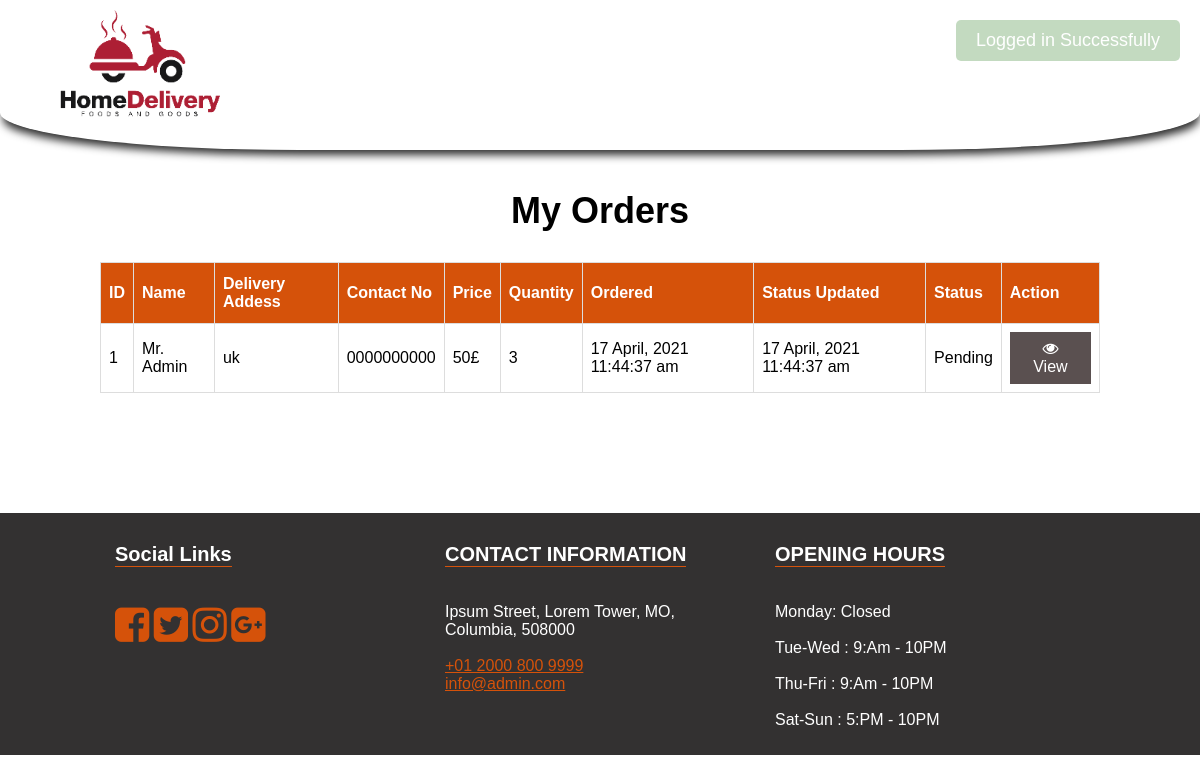
Screenshot of /order.php (signed in) with the database file from the repository.
### tables this page shows
CREATE TABLE `orders` (
  `id` int(11) NOT NULL,
  `user_id` int(11) NOT NULL,
  `delivery_address` text NOT NULL,
  `contact_no` varchar(20) NOT NULL,
  `full_name` varchar(255) NOT NULL,
  `payment_option` varchar(255) NOT NULL,
  `order_total_amount` varchar(100) NOT NULL,
  `order_total_quantity` int(11) NOT NULL,
  `status` enum('Pending','Processing','Picked','Shipped','Delivered','Cancelled') NOT NULL DEFAULT 'Pending',
  `created` datetime NOT NULL DEFAULT CURRENT_TIMESTAMP,
  `updated` datetime NOT NULL DEFAULT CURRENT_TIMESTAMP
);

CREATE TABLE `settings` (
  `id` int(11) NOT NULL,
  `about_title` text NOT NULL,
  `about_detail` text NOT NULL,
  `about_img` varchar(255) NOT NULL,
  `fb_link` varchar(255) NOT NULL,
  `tw_link` varchar(255) NOT NULL,
  `ins_link` varchar(255) NOT NULL,
  `gplus_link` varchar(255) NOT NULL,
  `contact_info` text NOT NULL,
  `opening_hours` text NOT NULL,
  `currency` enum('GBP','USD','EURO') NOT NULL DEFAULT 'GBP'
);

### functions/flash.php (called while the page is built, shortened)
<?php
class FlashMessage {
    public static function render($var) {
        $messages = $_SESSION[$var];
        return $messages;
    }
}
?>

### order.php (the view, shortened to what this page needs)
<?php
include 'functions/flash.php';
$flash = new \FlashMessage();
include 'includes/header.php';
$sql = "SELECT * FROM orders WHERE user_id = '".$_SESSION['logged_in_id']."' ORDER BY id DESC";
$result = $conn->query($sql);
?>
	<section class="inner-page-sec">
		<div class="container">
			<h1>My Orders</h1>
			<div style="overflow-x:auto;">
				<table class="custom-tbl">
					<thead>
						<tr>
							<th>ID</th>
							<th>Name</th>
							<th>Delivery Addess</th>
							<th>Contact No</th>
							<th>Price</th>
							<th>Quantity</th>
							<th>Ordered</th>
							<th>Status Updated</th>
							<th>Status</th>
							<th>Action</th>
						</tr>
					</thead>
					<tbody>
						<?php
						if ($result->num_rows > 0) {
							while($row = $result->fetch_assoc()){
						?>
						<tr>
							<td><?php echo $row['id']?></td>
							<td><?php echo $row['full_name']?></td>
							<td><?php echo $row['delivery_address']?></td>
							<td><?php echo $row['contact_no']?></td>
							<td><?php echo $row['order_total_amount']?><?php echo $currency_format[$rowS['currency']];?></td>
							<td><?php echo $row['order_total_quantity']?></td>
							<td><?php
								$created = strtotime( $row['created'] );
								echo date('d F, Y h:i:s a', $created);
								?></td>
							<td><?php
								$updated = strtotime( $row['updated'] );
								echo date('d F, Y h:i:s a', $updated);
								?></td>
							<td><?php echo $row['status']?></td>
							<td>
								<a href="order-detail.php?id=<?php echo $row['id']?>" class="view-icon"><i class="fa fa-eye" aria-hidden="true"></i> View</a>
							</td>
						</tr>
						<?php } } else { ?>
							<tr>
								<td colspan="10">No Order Found!</td>
							</tr>
						<?php }  ?>
					</tbody>
				</table>
			</div>
		</div>
	</section>
<?php include 'includes/footer.php'; ?>

### includes/footer.php (shortened to what this page needs)
<footer>
	<div class="container">
		<div class="col-1">
			<h3>Social Links</h3>
			<ul>
				<li><a href="<?php echo $rowS['fb_link'];?>"><i class="fa fa-facebook-square" aria-hidden="true"></i></a></li>
				<li><a href="<?php echo $rowS['tw_link'];?>"><i class="fa fa-twitter-square" aria-hidden="true"></i></a></li>
				<li><a href="<?php echo $rowS['ins_link'];?>"><i class="fa fa-instagram" aria-hidden="true"></i></a></li>
				<li><a href="<?php echo $rowS['gplus_link'];?>"><i class="fa fa-google-plus-square" aria-hidden="true"></i></a></li>
			</ul>
		</div>
		<div class="col-1">
			<h3>CONTACT INFORMATION</h3>
			<p>
				<?php echo $rowS['contact_info'];?>
			</p>
		</div>
		<div class="col-1">
			<h3>OPENING HOURS</h3>
			<p>
				<?php echo $rowS['opening_hours'];?>
			</p>
		</div>
	</div>
</footer>
</div>
<?php
$nmsg=$flash->render('notification_msg');
$ntype=$flash->render('notification_type');
$str = "";
if($nmsg){
	$str .= '<div class="notificaton-msg msg-'.$ntype.'" style="top:20px;">';
    $str .= $nmsg;
	$str .= '</div>';
}
echo $str;
?>
</body>
</html>

### css/main.css (style rules this page uses)
body { margin: 0; font-family: Arial, Helvetica, sans-serif; }
footer { background-color: #333131; color: #fff; }
footer .container { max-width: 1000px; width: 100%; margin: 0px auto; }
footer .container .col-1 { float: left; width: 30%; padding: 10px 15px; }
footer .container .col-1 a { color: #d5520a; }
footer .container .col-1 h3 { text-align: left; font-size: 20px; border-bottom: 1px solid #d5530c; display: inline-block; }
footer .container .col-1 ul { padding: 0px; list-style: none; }
footer .container .col-1 ul li { display: inline-block; }
footer .container .col-1 ul li a { font-size: 40px; color: #d5520a; }
.inner-page-sec { padding-top: 150px; padding-bottom: 80px; }
.inner-page-sec .container { max-width: 1000px; width: 100%; margin: 40px auto; }
.inner-page-sec .container h1 { text-align: center; font-size: 36px; }
.notificaton-msg { position: fixed; top: 20px; right: 20px; z-index: 99999999; background-color: #4e4242; color: #fff; padding: 10px 20px 10px; border-radius: 5px; font-size: 18px; font-weight: 100; font-family: sans-serif; }
.notificaton-msg.msg-success { background-color: #63a05c; color: #fff; }
.custom-tbl { font-family: Arial, Helvetica, sans-serif; border-collapse: collapse; width: 100%; }
.custom-tbl td, .custom-tbl th { border: 1px solid #ddd; padding: 8px; }
.custom-tbl th { padding-top: 12px; padding-bottom: 12px; text-align: left; background-color: #d5520a; color: white; }
.view-icon { text-decoration: none; color: #ffffff; background-color: #5a5050; padding: 7px 15px; border: 1px solid #5a5050; display: inline-block; text-align: center; }

### rows the page displays
orders: id "1", full_name "Mr. Admin", delivery_address "uk", contact_no "0000000000", order_total_amount "50", order_total_quantity "3", created "17 April, 2021 11:44:37 am", updated "17 April, 2021 11:44:37 am", status "Pending"
settings: currency "£", contact_info "Ipsum Street, Lorem Tower, MO, Columbia, 508000 +01 2000 800 9999 info@admin.com", opening_hours "Monday: Closed Tue-Wed : 9:Am - 10PM Thu-Fri : 9:Am - 10PM Sat-Sun : 5:PM - 10PM"
